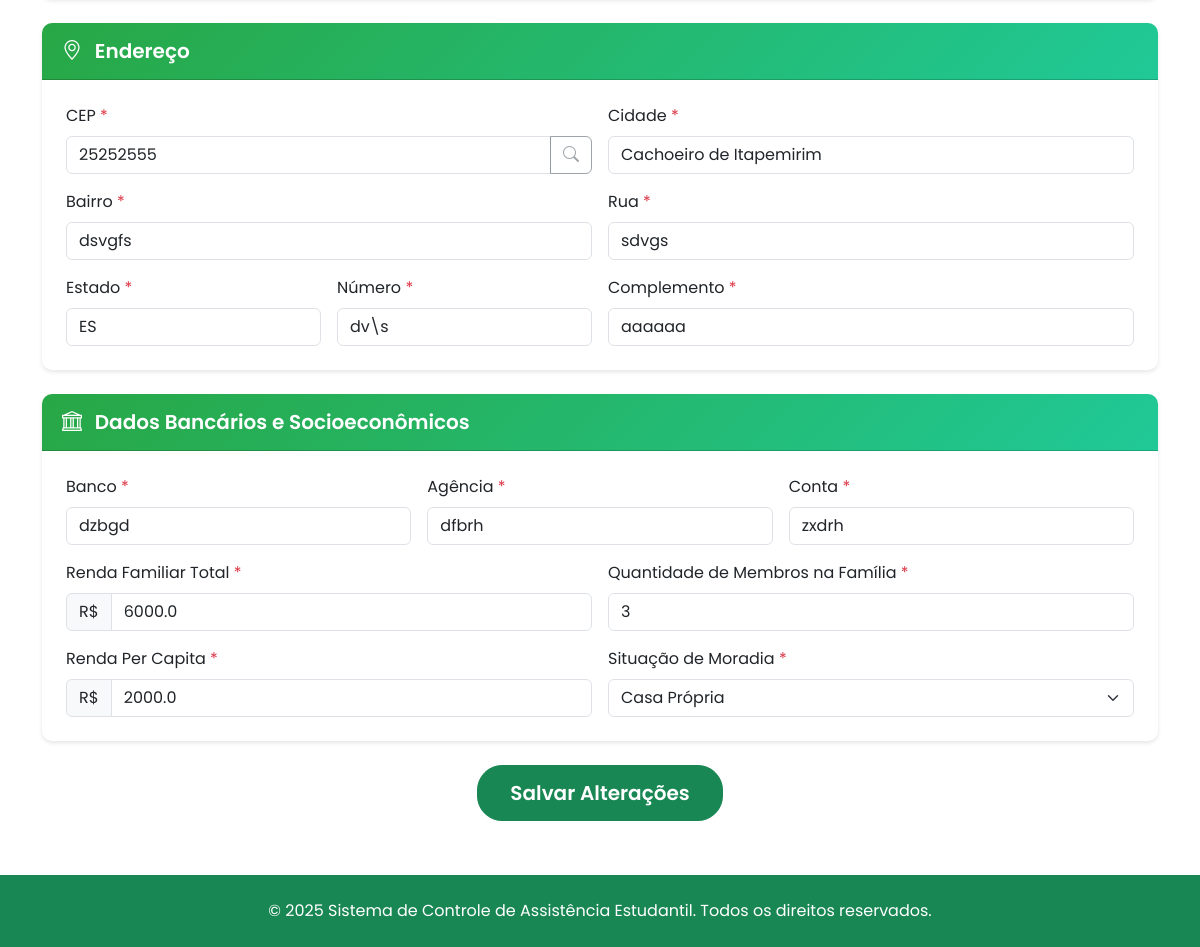
The app's page /aluno/perfil (signed in, lower part), older data.
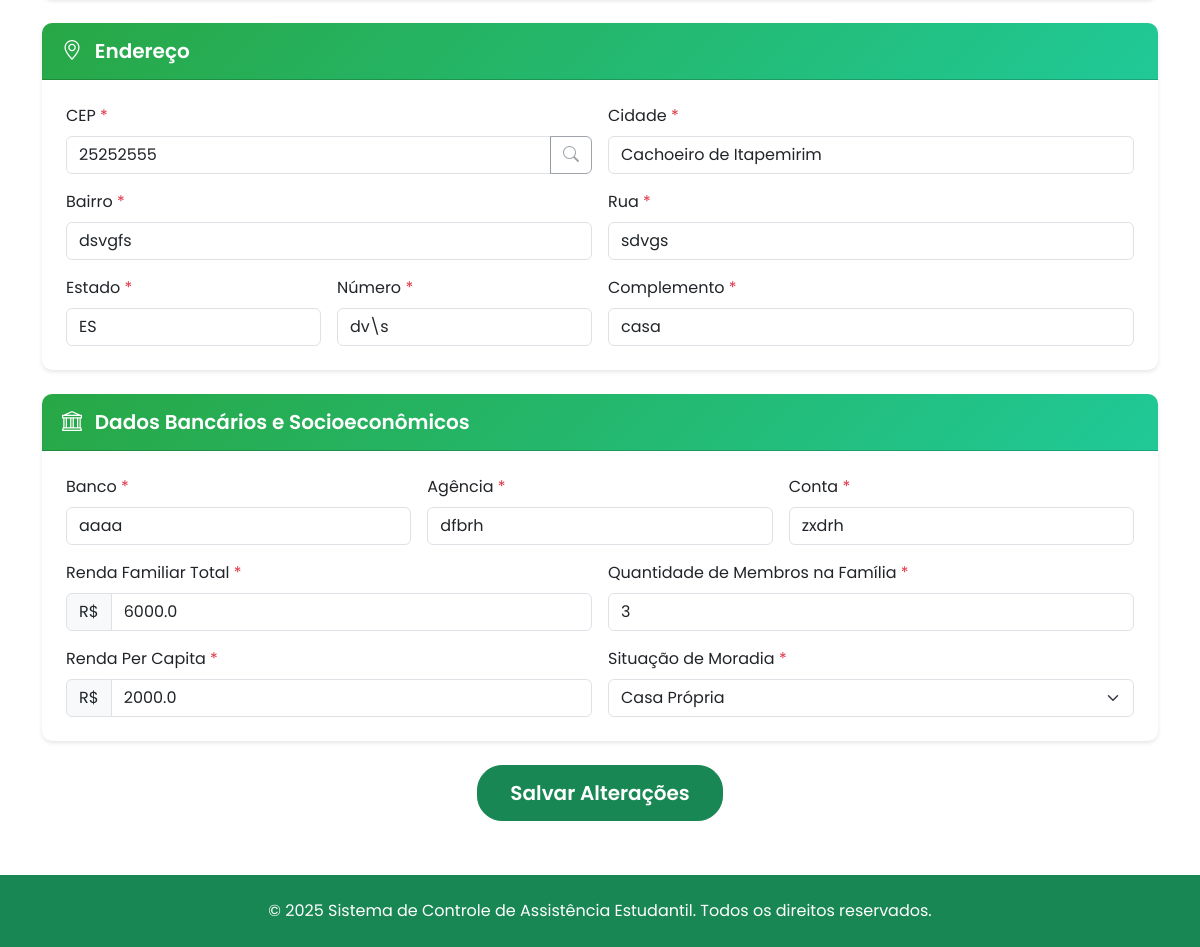
The same page, newer data.
### tables this page shows
CREATE TABLE aluno (
    id_usuario INTEGER PRIMARY KEY,
    cpf TEXT NOT NULL,
    telefone TEXT NOT NULL,
    curso TEXT NOT NULL,
    data_nascimento TEXT NOT NULL,
    filiacao TEXT NOT NULL,
    cep TEXT NOT NULL,
    cidade TEXT NOT NULL,
    bairro TEXT NOT NULL,
    rua TEXT NOT NULL,
    numero TEXT NOT NULL,
    nome_banco TEXT NOT NULL,
    agencia_bancaria TEXT NOT NULL,
    numero_conta_bancaria TEXT NOT NULL,
    renda_familiar REAL NOT NULL,
    quantidade_pessoas INTEGER NOT NULL,
    renda_per_capita REAL NOT NULL,
    situacao_moradia TEXT NOT NULL,
    cadastro_completo BOOLEAN DEFAULT 0, estado TEXT DEFAULT '', complemento TEXT DEFAULT '', possivel_aluno BOOLEAN DEFAULT 1, aprovado BOOLEAN DEFAULT 0,
    FOREIGN KEY (id_usuario) REFERENCES usuario(id_usuario) ON DELETE CASCADE
);

### routes/aluno/dados_cadastrais_routes.py (the view)
@router.get("/perfil")
@requer_autenticacao(["aluno"])
async def get_dados_cadastrais(request: Request, usuario_logado: dict = None, sucesso: str = None, foto_sucesso: str = None, erro: str = None):
    aluno = aluno_repo.obter_por_matricula(usuario_logado['matricula'])
    if not aluno:
        usuario = usuario_repo.obter_usuario_por_matricula(usuario_logado['matricula'])
        if usuario:
            from model.aluno_model import Aluno
            aluno = Aluno(
                id_usuario=usuario.id_usuario,
                nome=usuario.nome,
                matricula=usuario.matricula,
                email=usuario.email,
                senha=usuario.senha,
                perfil=usuario.perfil,
                foto=usuario.foto,
                token_redefinicao=usuario.token_redefinicao,
                data_token=usuario.data_token,
                data_cadastro=usuario.data_cadastro,
                cpf="",
                telefone="",
                curso="",
                data_nascimento="",
                filiacao="",
                cep="",
                cidade="",
                bairro="",
                rua="",
                numero="",
                estado="",
                complemento="",
                nome_banco="",
                agencia_bancaria="",
                numero_conta_bancaria="",
                renda_familiar=0.0,
                quantidade_pessoas=1,
                renda_per_capita=0.0,
                situacao_moradia=""
            )
        else:
            aluno = usuario
    context = {"request": request, "aluno": aluno}
    if sucesso:
        context["mensagem_sucesso"] = "Informações salvas com sucesso!"
    elif foto_sucesso:
        context["mensagem_sucesso"] = "Foto do perfil alterada com sucesso!"
    if erro == "tipo_invalido":
        context["mensagem_erro"] = "Tipo de arquivo inválido. Use apenas JPG, JPEG ou PNG."
    elif erro == "upload_falhou":
        context["mensagem_erro"] = "Erro ao fazer upload da foto. Tente novamente."
    response = templates.TemplateResponse("/aluno/perfil.html", context)
    return response

### templates/aluno/perfil.html (shortened to what the changed rows need)
{% extends 'base2.html' %}
{% set active_page = 'dados_cadastrais' %}
{% block head %}
<link rel="stylesheet" href="/static/css/perfil_aluno.css">
{% endblock %}
{% block content %}
    <div class="main-content" id="mainContent">
        <div class="container">
            <form id="formCadastral" method="post" action="/aluno/perfil">
            <div class="card data-card">
                <div class="card-body">
                        <div class="row g-3">
                            <div class="col-md-6">
                                <div class="input-group">
                                    <input type="text" class="form-control" id="cep" name="cep" value="{{ aluno.cep }}"
                                           maxlength="9" placeholder="00000-000" required>
                                    <button class="btn btn-outline-secondary" type="button" id="btn-buscar-cep" disabled>
                                        <i class="bi bi-search"></i>
                                    </button>
                                </div>
                            </div>
                            <div class="col-md-6">
                                <label class="form-label">Cidade</label>
                                <input type="text" class="form-control" id="cidade" name="cidade" value="{{ aluno.cidade }}" required>
                            </div>
                            <div class="col-md-6">
                                <label class="form-label">Bairro</label>
                                <input type="text" class="form-control" id="bairro" name="bairro" value="{{ aluno.bairro }}" required>
                            </div>
                            <div class="col-md-6">
                                <label class="form-label">Rua</label>
                                <input type="text" class="form-control" id="rua" name="rua" value="{{ aluno.rua }}" required>
                            </div>
                            <div class="col-md-3">
                                <label class="form-label">Estado</label>
                                <input type="text" class="form-control" id="estado" name="estado" value="{{ aluno.estado }}" required>
                            </div>
                            <div class="col-md-3">
                                <label class="form-label">Número</label>
                                <input type="text" class="form-control" name="numero" value="{{ aluno.numero }}" required>
                            </div>
                            <div class="col-md-6">
                                <label class="form-label">Complemento</label>
                                <input type="text" class="form-control" name="complemento" value="{{ aluno.complemento }}">
                            </div>
                        </div>
                </div>
            </div>
            <div class="card data-card">
                <div class="card-body">
                        <div class="row g-3">
                            <div class="col-md-4">
                                <label class="form-label">Banco</label>
                                <input type="text" class="form-control" name="nome_banco" value="{{ aluno.nome_banco }}" required>
                            </div>
                            <div class="col-md-4">
                                <label class="form-label">Agência</label>
                                <input type="text" class="form-control" name="agencia_bancaria" value="{{ aluno.agencia_bancaria }}" required>
                            </div>
                            <div class="col-md-4">
                                <label class="form-label">Conta</label>
                                <input type="text" class="form-control" name="numero_conta_bancaria" value="{{ aluno.numero_conta_bancaria }}" required>
                            </div>
                            <div class="col-md-6">
                                <div class="input-group">
                                    <span class="input-group-text">R$</span>
                                    <input type="text" class="form-control" name="renda_familiar" value="{{ aluno.renda_familiar }}" required>
                                </div>
                            </div>
                            <div class="col-md-6">
                                <label class="form-label">Quantidade de Membros na Família</label>
                                <input type="number" class="form-control" name="quantidade_pessoas" value="{{ aluno.quantidade_pessoas }}" required>
                            </div>
                            <div class="col-md-6">
                                <div class="input-group">
                                    <span class="input-group-text">R$</span>
                                    <input type="text" class="form-control" name="renda_per_capita" value="{{ aluno.renda_per_capita }}" required>
                                </div>
                            </div>
                            <div class="col-md-6">
                                <label class="form-label">Situação de Moradia</label>
                                <select class="form-select" name="situacao_moradia" required>
                                    <option value="Casa Própria" {% if aluno.situacao_moradia == "Casa Própria" %}selected{% endif %}>Casa Própria</option>
                                </select>
                            </div>
                        </div>
                </div>
            </div>
            </form>
        </div>
    </div>
    {% endblock %}

Row changes from the older to the newer data that the page shows:
changed aluno "Cachoeiro de Itapemirim": complemento "aaaaaa" → "casa"; nome_banco "dzbgd" → "aaaa"
